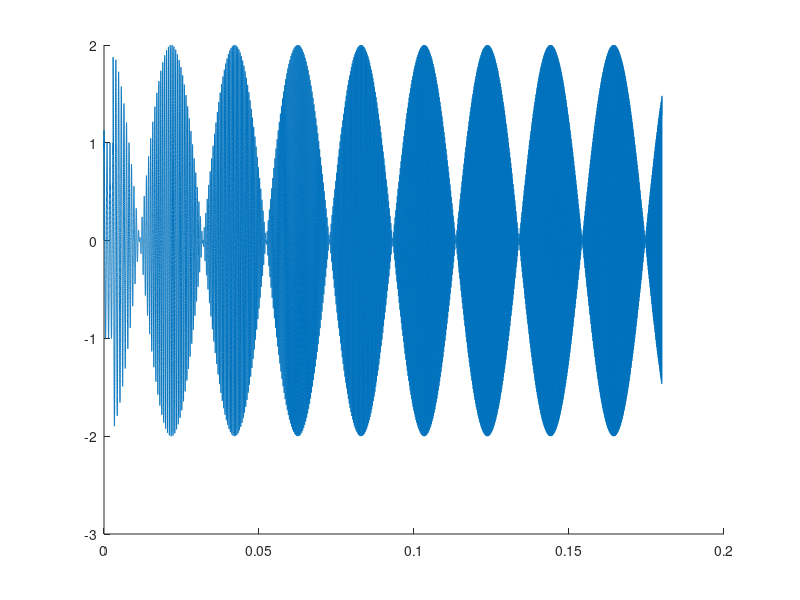

Here is the MATLAB script that generated this plot:
p0 = 1;
r = 1;
cal_time = 0.18;
dt = cal_time / 90000;
t = 0 : dt : cal_time - dt;
freq_start = 1000;
freq_add = 3000;
c = 340;
pai = 3.1415;

freq = freq_start + freq_add*t/0.18;
omega = freq * 2 * pai;
hasu = 2 * pai * freq / c;
j = sqrt(-1);
xL = 0.5;
x = 0 : 0.001 : 2;

p = p0.*(1 + exp(j .* 2 .* hasu .* xL)) .* exp(-1 * j .* omega .* t - pai/2);


% px = p0.*(exp(j .* hasu .* x)) .* exp(-1 * j .* omega .* t - pai/2);

% pt = p0.*(exp(j .* hasu .* x)) .* exp(-1 * j .* omega .* t - pai/2  - (0.6/340));
pr = zeros(1, 90000);
pi = zeros(1, 90000);
po = zeros(1, 90000);

x = 2*xL;
for i = 1 : 90000
    if i * dt >= 2 * xL/340
%         pr(i) = p0.*(exp(j .* hasu(i) .* x)) .* exp(-1 * j .* omega(i) .* t(i) - pai/2  - (2 * xL/340));
        pr(i) = p0.*(exp(j .* hasu(i) * 2.* xL)) .* exp(-1* j .* omega(i) .* t(i)- j*(2 * xL/340));
    else
        pr(i) = 0;
    end
end

x = 0;
for i = 1 : 90000
    if i * dt >= 0
        pi(i) = p0.*(exp(j .* hasu(i) .* x)) .* exp(-1 * j .* omega(i) .* t(i));
    else
        pi(i) = 0;
    end
end

pr  = pr';
pi = pi';
po = pi + pr;

%px = p0.*(exp(j .* hasu .* x)) ;
%p = p0.*(1 + exp(j .* 2 .* hasu .* xL)) ;
p = p';

f2 = figure;
figure(f2);

kasou_out = csvread('1d0500nama.csv');
kasou_in = csvread('1dnoloadkasou.csv');
gousei = kasou_in + pr;
% gousei = kasou_out + pi;

hold on
plot(t, gousei)
% plot(t(1 : 0.02/dt), po(1 : 0.02/dt)); 
hold off
dlmwrite('riron0500.csv', gousei, 'precision', '%.10f', 'delimiter', ',')
dlmwrite('rironnoload.csv', pi, 'precision', '%.10f', 'delimiter', ',')
